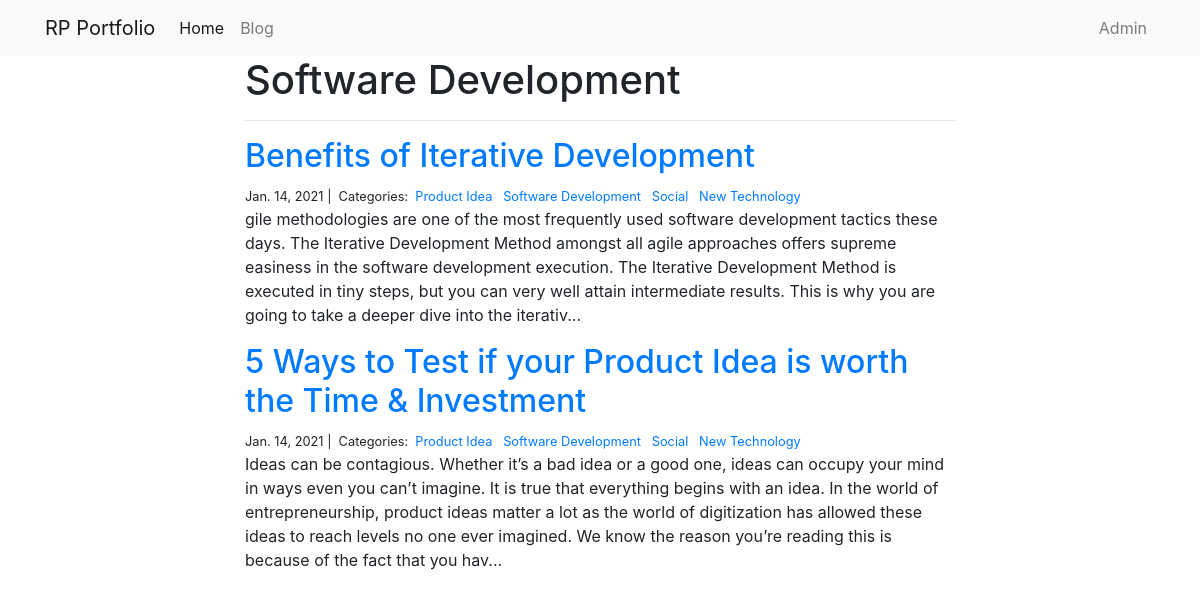
Page /blog/Software Development/ on the committed database.
### blog/models.py (models this page shows)
class Post(models.Model):
    title = models.CharField(max_length=255)
    author = models.CharField(max_length=255)
    body = models.TextField()
    created_on = models.DateTimeField(auto_now_add=True)
    last_modified = models.DateTimeField(auto_now=True)
    categories = models.ManyToManyField("Category", related_name="posts")
    image = models.CharField(max_length=255)

class Category(models.Model):
    name = models.CharField(max_length=20)
    description = models.TextField()

### blog/views.py (the view)
# urls.py: path("<category>/", views.blog_category, name="blog_category"),
def blog_category(request, category):
    posts = Post.objects.filter(
        categories__name__contains=category
    ).order_by(
        '-created_on'
    )
    context = {
        "category": category,
        "posts": posts
    }
    return render(request, "blog_category.html", context)

### blog/templates/blog_category.html
{% extends "base.html" %}
{% block page_content %}
<div class="col-md-8 offset-md-2">
    <h1>{{ category | title }}</h1>
    <hr>
    {% for post in posts %}
        <h2><a href="{% url 'blog_detail' post.pk%}">{{ post.title }}</a></h2>
        <small>
            {{ post.created_on.date }} |&nbsp;
            Categories:&nbsp;
            {% for category in post.categories.all %}
            <a href="{% url 'blog_category' category.name %}">
                {{ category.name }}
            </a>&nbsp;
            {% endfor %}
        </small>
        <p>{{ post.body | slice:":400" }}...</p>
    {% endfor %}
</div>
{% endblock %}

### rows in the picture
Post: title "Benefits of Iterative Development", created_on "Jan. 14, 2021", body "gile methodologies are one of the most frequently used software development tactics these days. The Iterative Development Method amongst all agile approaches offers supreme easiness in the software development execution. The Iterative Development Method is executed in tiny steps, but you can very well attain intermediate results. This is why you are going to take a deeper dive into the iterativ"
Category: name "Product Idea"
Category: name "Software Development"
Category: name "Social"
Category: name "New Technology"
Post: title "5 Ways to Test if your Product Idea is worth the Time & Investment", created_on "Jan. 14, 2021", body "Ideas can be contagious. Whether it’s a bad idea or a good one, ideas can occupy your mind in ways even you can’t imagine. It is true that everything begins with an idea. In the world of entrepreneurship, product ideas matter a lot as the world of digitization has allowed these ideas to reach levels no one ever imagined. We know the reason you’re reading this is because of the fact that you hav"

### other values in the picture
{{ category | title }} "Software Development"
